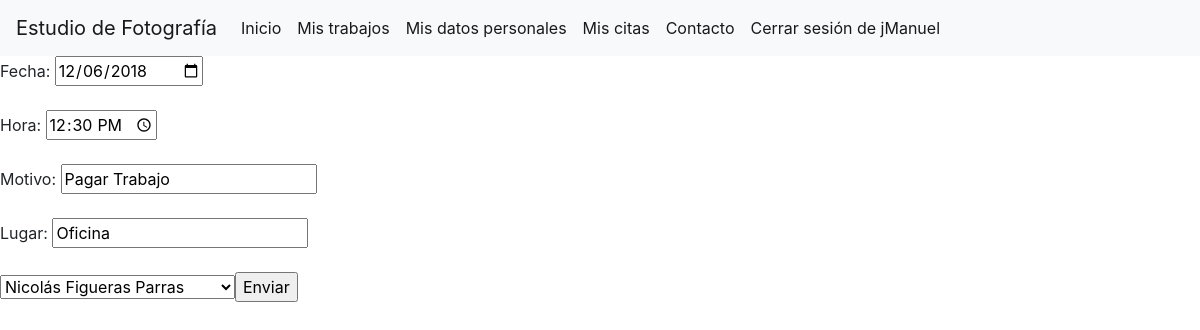
The app's page /Citas/modificaCita.php?id=2 (signed in) with its own data.
### tables this page shows
CREATE TABLE `citas` (
  `id` bigint(20) UNSIGNED NOT NULL,
  `fecha` date NOT NULL,
  `hora` varchar(5) NOT NULL,
  `motivo` varchar(200) NOT NULL,
  `lugar` varchar(35) NOT NULL,
  `id_cliente` bigint(20) NOT NULL
);

CREATE TABLE `clientes` (
  `id` bigint(20) UNSIGNED NOT NULL,
  `nombre` varchar(15) NOT NULL,
  `apellidos` varchar(20) NOT NULL,
  `direccion` varchar(50) NOT NULL,
  `telefono1` varchar(9) NOT NULL,
  `telefono2` varchar(9) DEFAULT NULL,
  `nick` varchar(15) NOT NULL,
  `contraseña` varchar(20) NOT NULL
);

### Citas/modificaCita.php (the view, shortened to what this page needs)
<!DOCTYPE html>
<html>
    <head>
    </head>
    <body>
        <?php
            if(isset($_SESSION['user'])){
                if($_SESSION['user']=='admin'){
                    include('../NavBar/navBarAdmin.php');
                }else{
                    include('../NavBar/navBarClient.php');
                }
            }else{
                header("location: ../Acceder/error.php");
            }
        ?>
        <?php
            $db = connectDb();
            if(isset($_GET['id'])){
                $id=$_GET['id'];
                $cita="select * from citas where id=$id";
                $consulta=mysqli_query($db, $cita);
                $array=mysqli_fetch_array($consulta, MYSQLI_ASSOC);
                $queryClient=mysqli_query($db, "SELECT * FROM clientes WHERE id=$array[id_cliente]");
                $datosClient=mysqli_fetch_array($queryClient, MYSQLI_ASSOC);
                $nombre="$datosClient[nombre] $datosClient[apellidos]";
                echo "<form method='post' action='modificaCita.php'>";
                    echo "Fecha: <input type='date' name='fecha' value='$array[fecha]' required><br><br>";
                    echo "Hora: <input type='time' name='hora' value='$array[hora]' required><br><br>";
                    echo "Motivo: <input type='text' name='motivo' value='$array[motivo]'><br><br>";
                    echo "Lugar: <input type='text' name='lugar' value='$array[lugar]' required><br><br>";
                    echo "<select name='cliente' id='choseClient'>";
                        echo "<option value=0>$nombre</option>";
                    echo "<input type='submit' name='update' value='Enviar'>";
                echo "</form>";
            }
        ?>
    </body>
</html>

### records on screen
citas: fecha "12/06/2018", hora "12:30", motivo "Pagar Trabajo", lugar "Oficina"
clientes: cliente "Nicolás Figueras Parras"

### other values on screen
$_SESSION[user] "jManuel"
